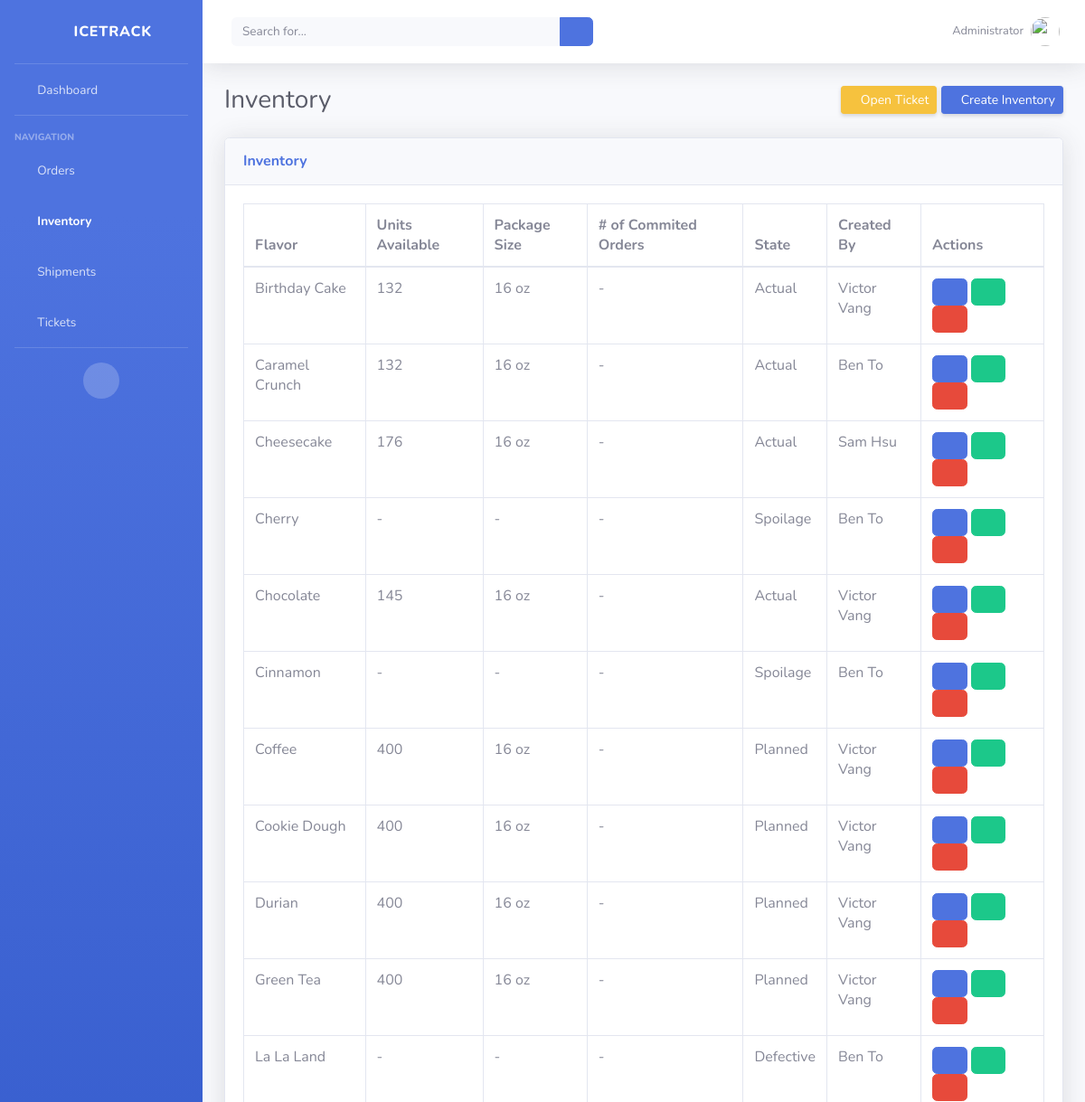
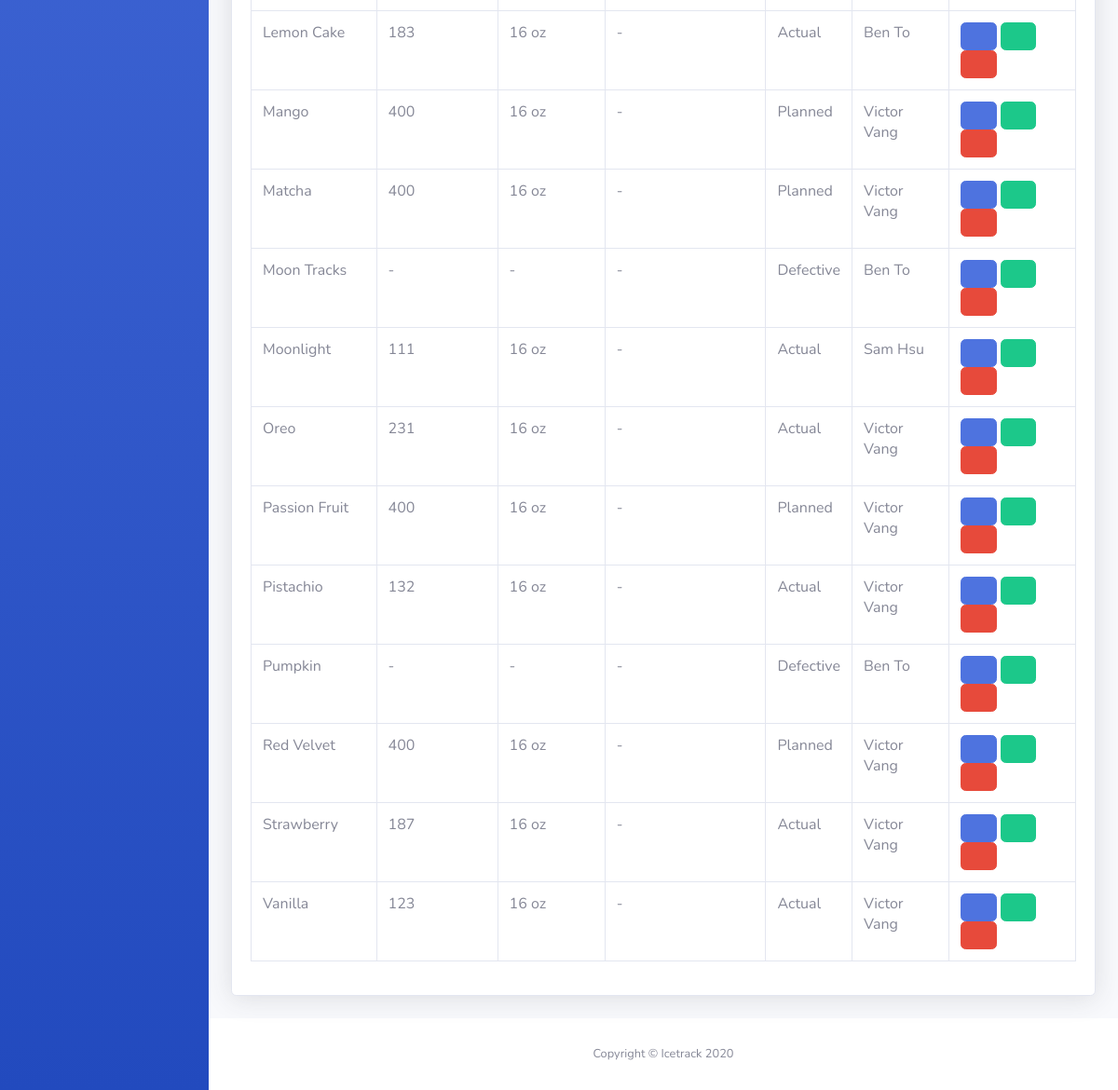
Screenshot of /inventory/ with the database file from the repository (2 pictures, top to bottom).
### icetrack/models.py (models this page shows, shortened)
class Inventory(models.Model):
    STATE_CHOICES = [
        ('Actual', 'Actual'),
        ('Planned', 'Planned'),
        ('Spoilage', 'Spoilage'),
        ('Defective', 'Defective'),
    ]
    item_name = models.CharField(max_length=50, null=True)
    quantity = models.IntegerField(default='0', blank=True, null=True)
    package_size = models.IntegerField(default='0', blank=True, null=True)
    state = models.CharField(max_length=10, choices=STATE_CHOICES, default='Planned')
    received_quantity = models.IntegerField(default='0', blank=True, null=True)
    received_by = models.CharField(max_length=50, blank=True, null=True)
    num_orders = models.IntegerField(default='0', blank=True, null=True)
    sold_quantity = models.IntegerField(default='0', blank=True, null=True)
    sold_by = models.CharField(max_length=50, blank=True, null=True)
    sold_to = models.CharField(max_length=50, blank=True, null=True)
    created_by = models.CharField(max_length=50, blank=True, null=True, default='Administrator')
    reorder_level = models.IntegerField(default='0', blank=True, null=True)
    date_created = models.DateTimeField(auto_now_add=True, auto_now=False)
    last_updated = models.DateTimeField(auto_now_add=False, auto_now=True)
    export_to_CSV = models.BooleanField(default=False)

### icetrack/views.py (the view)
# urls.py: path('inventory/', InventoryPageView.as_view(), name="inventory"),
class InventoryPageView(ListView):
    model = Inventory
    template_name = 'inventory.html'
    context_object_name = 'all_inventory_list'

### templates/inventory.html (shortened to what this page needs)
{% extends 'base.html' %}
{% block content%}
<div class="container-fluid">
    <div class="d-sm-flex align-items-center justify-content-between mb-4">
        <h1 class="h3 mb-0 text-gray-800">Inventory</h1>
        <div>
            <a href="{% url 'create_ticket' %}" class="d-none d-sm-inline-block btn btn-sm btn-warning shadow-sm"><i class="fas fa-flag fa-sm text-white-50"></i> Open Ticket</a>
            <a href="{% url 'create_inventory' %}" class="d-none d-sm-inline-block btn btn-sm btn-primary shadow-sm"><i class="fas fa-plus fa-sm text-white-50"></i> Create Inventory</a>
        </div>
    </div>
    <div class="card shadow mb-4">
        <div class="card-header py-3">
            <h6 class="m-0 font-weight-bold text-primary">Inventory</h6>
        </div>
        <div class="card-body">
            <div class="table-responsive">
                <table class="table table-bordered" id="dataTable" width="100%" cellspacing="0">
                    <thead>
                        <tr>
                            <th>Flavor</th>
                            <th>Units Available</th>
                            <th>Package Size</th>
                            <th># of Commited Orders</th>
                            <th>State</th>
                            <th>Created By</th>
                            <th>Actions</th>
                        </tr>
                    </thead>
                    <tbody>
                        {% for inventory in all_inventory_list %}
                            <tr>
                                <td>{{ inventory.item_name }}</td>
                                <td>
                                    {% if inventory.quantity == 0 or inventory.quantity is None %}
                                        -
                                    {% else %}
                                        {{ inventory.quantity }}
                                    {% endif %}
                                </td>
                                <td>
                                    {% if inventory.package_size == 0 or inventory.package_size is None %}
                                        -
                                    {% else %}
                                        {{ inventory.package_size }} oz
                                    {% endif %}
                                </td>
                                <td>
                                    {% if inventory.num_orders == 0 or inventory.num_orders is None %}
                                        -
                                    {% else %}
                                        {{ inventory.num_orders }} oz
                                    {% endif %}
                                </td>
                                <td>{{ inventory.state }}</td>
                                <td>{{ inventory.created_by }}</td>
                                <td>
                                    <a class="btn btn-primary" href="{% url 'inventory_detail' inventory.id %}"><i class="far fa-eye"></i></a>
                                    <a class="btn btn-success" href="{% url 'update_inventory' inventory.id %}"><i class="fas fa-edit"></i></a>
                                    <a class="btn btn-danger" href="{% url 'delete_inventory' inventory.id %}"><i class="far fa-trash-alt"></i></a>
                                </td>
                            </tr>
                        {% endfor %}
                    </tbody>
                </table>
            </div>
        </div>
    </div>
</div>
{% endblock content %}

### rows the page displays
Inventory: item_name "Birthday Cake", quantity "132", package_size "16", state "Actual", created_by "Victor Vang"
Inventory: item_name "Caramel Crunch", quantity "132", package_size "16", state "Actual", created_by "Ben To"
Inventory: item_name "Cheesecake", quantity "176", package_size "16", state "Actual", created_by "Sam Hsu"
Inventory: item_name "Cherry", state "Spoilage", created_by "Ben To"
Inventory: item_name "Chocolate", quantity "145", package_size "16", state "Actual", created_by "Victor Vang"
Inventory: item_name "Cinnamon", state "Spoilage", created_by "Ben To"
Inventory: item_name "Coffee", quantity "400", package_size "16", state "Planned", created_by "Victor Vang"
Inventory: item_name "Cookie Dough", quantity "400", package_size "16", state "Planned", created_by "Victor Vang"
Inventory: item_name "Durian", quantity "400", package_size "16", state "Planned", created_by "Victor Vang"
Inventory: item_name "Green Tea", quantity "400", package_size "16", state "Planned", created_by "Victor Vang"
Inventory: item_name "La La Land", state "Defective", created_by "Ben To"
Inventory: item_name "Lemon Cake", quantity "183", package_size "16", state "Actual", created_by "Ben To"
Inventory: item_name "Mango", quantity "400", package_size "16", state "Planned", created_by "Victor Vang"
Inventory: item_name "Matcha", quantity "400", package_size "16", state "Planned", created_by "Victor Vang"
Inventory: item_name "Moon Tracks", state "Defective", created_by "Ben To"
Inventory: item_name "Moonlight", quantity "111", package_size "16", state "Actual", created_by "Sam Hsu"
Inventory: item_name "Oreo", quantity "231", package_size "16", state "Actual", created_by "Victor Vang"
Inventory: item_name "Passion Fruit", quantity "400", package_size "16", state "Planned", created_by "Victor Vang"
Inventory: item_name "Pistachio", quantity "132", package_size "16", state "Actual", created_by "Victor Vang"
Inventory: item_name "Pumpkin", state "Defective", created_by "Ben To"
Inventory: item_name "Red Velvet", quantity "400", package_size "16", state "Planned", created_by "Victor Vang"
Inventory: item_name "Strawberry", quantity "187", package_size "16", state "Actual", created_by "Victor Vang"
Inventory: item_name "Vanilla", quantity "123", package_size "16", state "Actual", created_by "Victor Vang"
